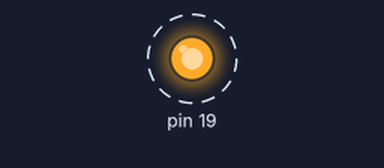
This program was run on a simulated Raspberry Pi (header pin numbers). On the bench: output pins drawn as LEDs (lit = HIGH). Dashed ring = blinking. What the program prints to the terminal is not drawn.

Above: at 1.12 s.
Timing chart, 0 to 4.0 s (numbered marks = the images above):
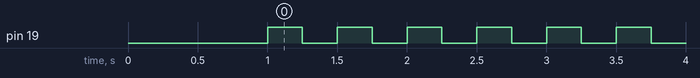

Measured:
- by itself, pin 19: alternates HIGH for 0.25 s and LOW for 0.25 s

The program:

blinker.py
```python
import RPi.GPIO as GPIO
import time

GPIO.setmode(GPIO.BOARD)
GPIO.setup(19, GPIO.OUT) #GPIO Board 19 is literal 'PIN 19' (or 'GPIO10')

# Circuit Setup:
#   GPIO Pin (designated above) to LED's '+' (long) terminal
#   GND Pin to Breadboards '-' line
#       Resistor from Breadboard '-' to LED's '-' (short) terminal

print "LED Blinker now beginning..."
print "Ctrl + C to Interrupt."
time.sleep(1)

try:
    while 1:
        #print "."
        GPIO.output(19, GPIO.HIGH)
        time.sleep(0.25)
        GPIO.output(19, GPIO.LOW)
        time.sleep(0.25)
except KeyboardInterrupt:
    GPIO.cleanup()
    
```
